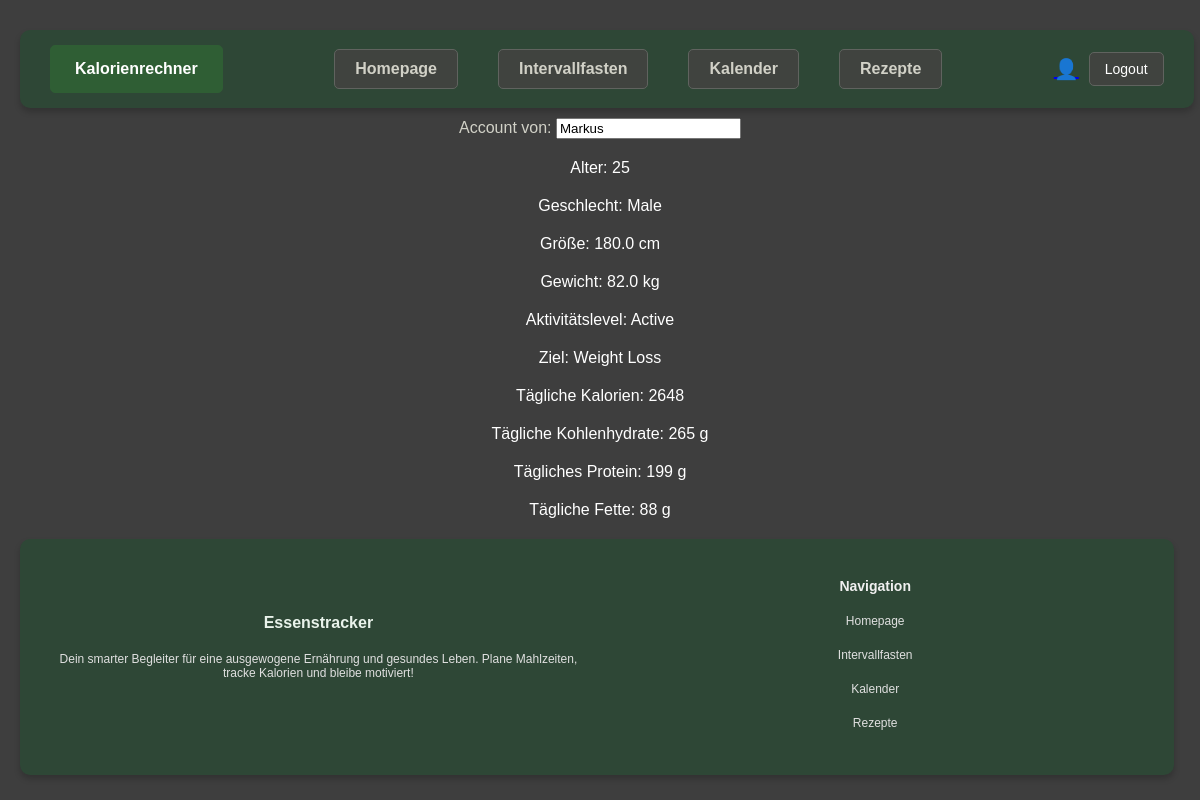
Before: /trackerapp/account/ (signed in) with the older database file.
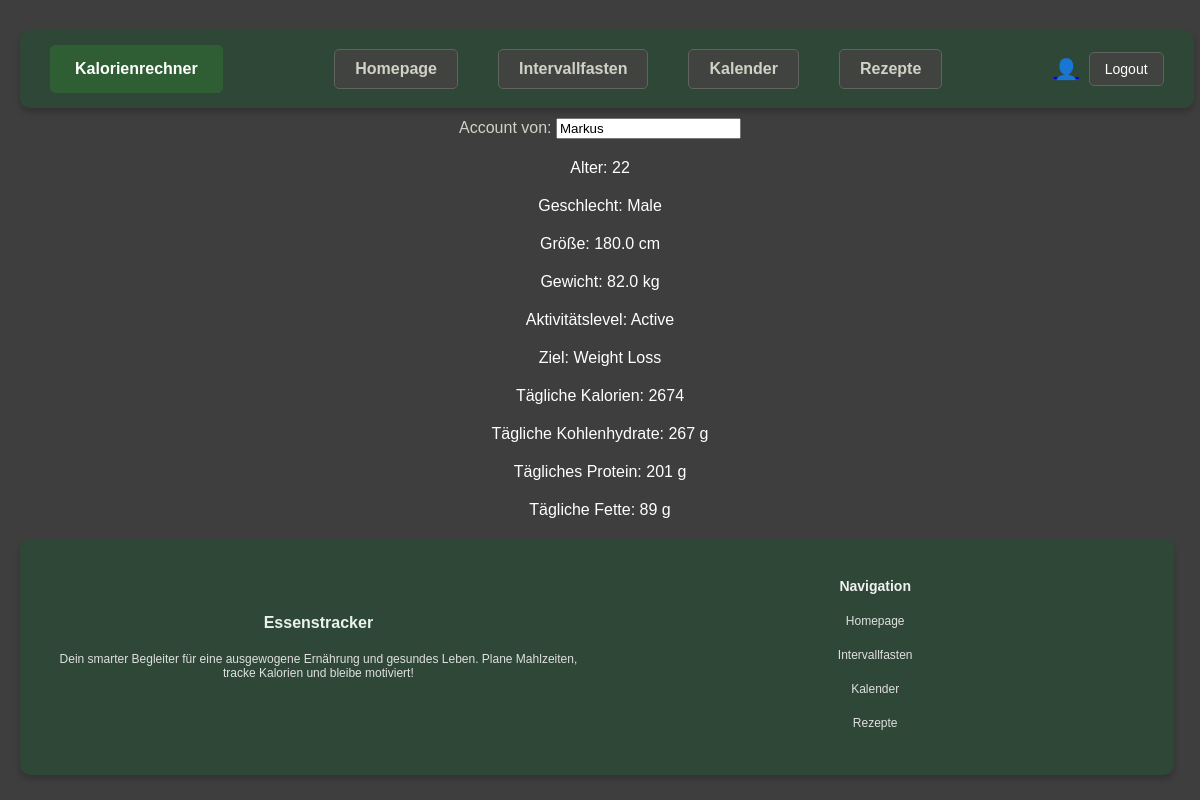
After: the same page with the newer database file.
### trackerapp/models.py (models this page shows, shortened)
class UserProfile(models.Model):
    user = models.OneToOneField(User, on_delete=models.CASCADE)  # Verknüpfung mit User
    GENDER_CHOICES = [
        ('M', 'Male'),
        ('F', 'Female'),
    ]
    ACTIVITY_CHOICES = [
        ('sedentary', 'Sedentary'),
        ('light', 'Lightly Active'),
        ('moderate', 'Moderately Active'),
        ('active', 'Active'),
        ('very_active', 'Very Active'),
    ]
    GOAL_CHOICES = [
        ('weight_loss', 'Weight Loss'),
        ('maintenance', 'Maintenance'),
        ('weight_gain', 'Weight Gain'),
    ]
    age = models.PositiveIntegerField(default=25)  # Standardwert: 25 Jahre
    gender = models.CharField(max_length=1, choices=GENDER_CHOICES, default='M')  # Standard: Male
    height = models.FloatField(default=170.0, help_text="Height in cm")  # Standard: 170 cm
    weight = models.FloatField(default=70.0, help_text="Weight in kg")  # Standard: 70 kg
    activity = models.CharField(max_length=20, choices=ACTIVITY_CHOICES, default='sedentary')  # Standard: Sedentary
    goal = models.CharField(max_length=20, choices=GOAL_CHOICES, default='maintenance')  # Standard: Maintenance
    daily_calories = models.PositiveIntegerField(default=2000)  # Standard: 2000 kcal
    daily_carbohydrates = models.PositiveIntegerField(default=250, help_text="Daily Carbohydrates in grams")  # Standard: 250 g
    daily_proteins = models.PositiveIntegerField(default=75, help_text="Daily Proteins in grams")  # Standard: 75 g
    daily_fats = models.PositiveIntegerField(default=70, help_text="Daily Fats in grams")  # Standard: 70 g

### trackerapp/views.py (the view)
# urls.py: path('trackerapp/account/', trackerapp_views.user_profile_view, name='account'),
@login_required
def user_profile_view(request):
    try:
        user_profile = UserProfile.objects.get(user=request.user)
        context = {
            'user_profile': user_profile
        }
    except UserProfile.DoesNotExist:
        context = {
            'error': "Kein Profil für den angemeldeten Benutzer gefunden."
        }
    return render(request, 'account.html', context)

### trackerapp/templates/account.html (shortened to what this page needs)
{% extends 'base.html' %}
{% block content %}
    {% if user_profile %}
    <div>
        <label for="username">Account von:</label>
        <input type="text" id="username" name="username" value="{{ form.username.initial|default:user.username }}" class="readonly" readonly>
    </div>
        <p>Alter: {{ user_profile.age }}</p>
        <p>Geschlecht: {{ user_profile.get_gender_display }}</p>
        <p>Größe: {{ user_profile.height }} cm</p>
        <p>Gewicht: {{ user_profile.weight }} kg</p>
        <p>Aktivitätslevel: {{ user_profile.get_activity_display }}</p>
        <p>Ziel: {{ user_profile.get_goal_display }}</p>
        <p>Tägliche Kalorien: {{ user_profile.daily_calories }}</p>
        <p>Tägliche Kohlenhydrate: {{ user_profile.daily_carbohydrates }} g</p>
        <p>Tägliches Protein: {{ user_profile.daily_proteins }} g</p>
        <p>Tägliche Fette: {{ user_profile.daily_fats }} g</p>
    {% else %}
        <p>{{ error }}</p>
    {% endif %}
{% endblock %}

### trackerapp/templates/base.html (shortened to what this page needs)
<!DOCTYPE html>
<html lang="de">
<head>
</head>
<body>
    <nav class="top-bar">
        <div class="left-section">
            <a class="kalorienrechner" href="http://localhost:8000/trackerapp/edit-profile/">Kalorienrechner</a>
        </div>
        <div class="navigation-mittig">
            <a class="navigation" href="http://localhost:8000/trackerapp/">Homepage</a>
            <a class="navigation" href="http://localhost:8000/trackerapp/fasting/">Intervallfasten</a>
            <a class="navigation" href="http://localhost:8000/trackerapp/calendar">Kalender</a>
            <a class="navigation" href="http://localhost:8000/trackerapp/recipes/">Rezepte</a>
        </div>
        <div class="login-section">
            {% if user.is_authenticated %}
                <a href="http://localhost:8000/trackerapp/account/" class="icon-link">
                    <div class="person-icon">👤</div>
                </a>
                <a href="{% url 'logout' %}" class="logoutbutton">Logout</a>
            {% else %}
                <a href="http://localhost:8000/account/login/" class="loginbutton">Login</a>
                <a href="http://localhost:8000/signup/" class="loginbutton">Registrieren</a>
            {% endif %}
        </div>
    </nav>
    <main>
        {% block content %}{% endblock %}
    </main>
    <footer>
        <div class="footer-container">
            <div class="footer-section">
                <div class="footer-logo">Essenstracker</div>
                <p>Dein smarter Begleiter für eine ausgewogene Ernährung und gesundes Leben. Plane Mahlzeiten, tracke Kalorien und bleibe motiviert!</p>
            </div>
            <div class="footer-section">
                <h3>Navigation</h3>
                <p></p><a class="#" href="http://localhost:8000/trackerapp/">Homepage</a></p>
                <p></p><a class="#" href="http://localhost:8000/trackerapp/fasting/">Intervallfasten</a></p>
                <p></p><a class="#" href="http://localhost:8000/trackerapp/calendar">Kalender</a></p>
                <p></p><a class="#" href="#">Rezepte</a></p>
            </div>
        </div>
    </footer>
</body>
</html>

### trackerapp/templates/base.html (style rules this page uses)
.top-bar { background:#2e4736; color: #ffffff; padding: 15px 30px; display: flex; align-items: center; justify-content: space-between; width: 96%; margin: 10px auto; box-shadow: 0 4px 6px rgba(0, 0, 0, 0.2); border-radius: 10px; }
.left-section { display: flex; align-items: center; }
.kalorienrechner { text-decoration: none; padding: 14px 24px; background-color: #2f5e34; color: #ffffff; border: 1px solid #2f5e34; border-radius: 5px; font-weight: bold; font-size: 16px; cursor: pointer; transition: background-color 0.3s, transform 0.3s; }
.navigation-mittig { display: flex; gap: 40px; flex: 1; justify-content: center; }
.navigation { text-decoration: none; font-weight: bold; font-size: 16px; padding: 10px 20px; color: #d1d1c7; background-color: #40433f; border: 1px solid #60635f; border-radius: 5px; transition: background-color 0.3s, color 0.3s, box-shadow 0.3s; }
.login-section { display: flex; align-items: center; gap: 10px; }
.person-icon { font-size: 20px; color: #c7e6c2; }
.logoutbutton { text-decoration: none; background-color: #40433f; color: #ffffff; border: 1px solid #60635f; border-radius: 5px; padding: 8px 15px; font-size: 14px; cursor: pointer; transition: background-color 0.3s, transform 0.3s; }
body { font-family: Arial, sans-serif; background-color: #2e2f2b; color: #d1d1c7; margin: 0; padding: 20px; justify-content: center; align-items: center; }
footer { background: #2e4736; color: #ffffff; padding: 15px 20px; text-align: center; width: 96%; box-shadow: 0 4px 6px rgba(0, 0, 0, 0.2); border-radius: 10px; margin-top: 20px; }
.footer-container { display: flex; flex-wrap: wrap; justify-content: space-between; align-items: center; max-width: 1200px; margin: 0 auto; }
.footer-section { flex: 1; min-width: 150px; margin: 10px 5px; font-size: 12px; }
.footer-section h3 { font-size: 14px; margin-bottom: 10px; color: #f0f0f0; }
.footer-section p, .footer-section a { font-size: 12px; color: #e0e0e0; text-decoration: none; }
.footer-logo { font-size: 16px; font-weight: bold; color: #e9f3eb; }

### trackerapp/templates/account.html (style rules this page uses)
body { font-family: Arial, sans-serif; background-color: #3e3e3e; color: #d1d1c7; margin: 0; text-align: center; }
p { margin: 20px 0; color: #ffffff; }

Changed rows visible on the page:
changed UserProfile "Male": age "25" → "22"; daily_calories "2648" → "2674"; daily_carbohydrates "265" → "267"; daily_proteins "199" → "201"; daily_fats "88" → "89"
